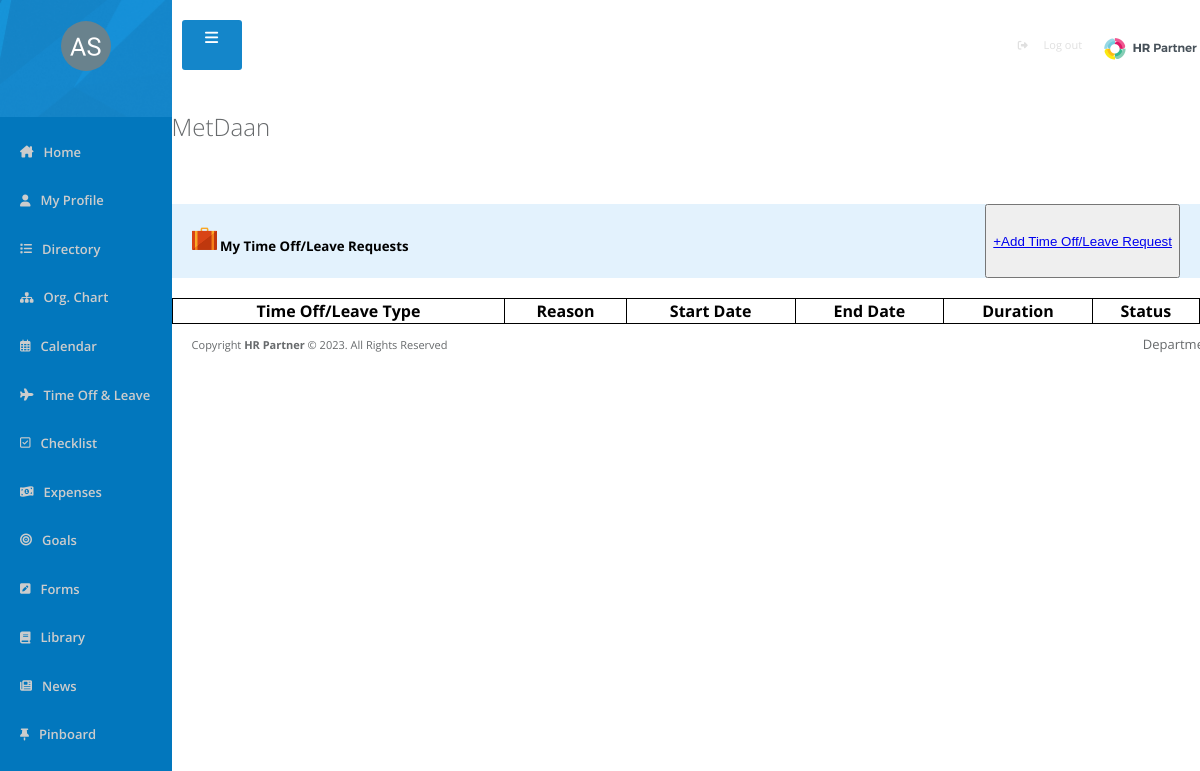
The page /main.php?page=request on the database as committed earlier.
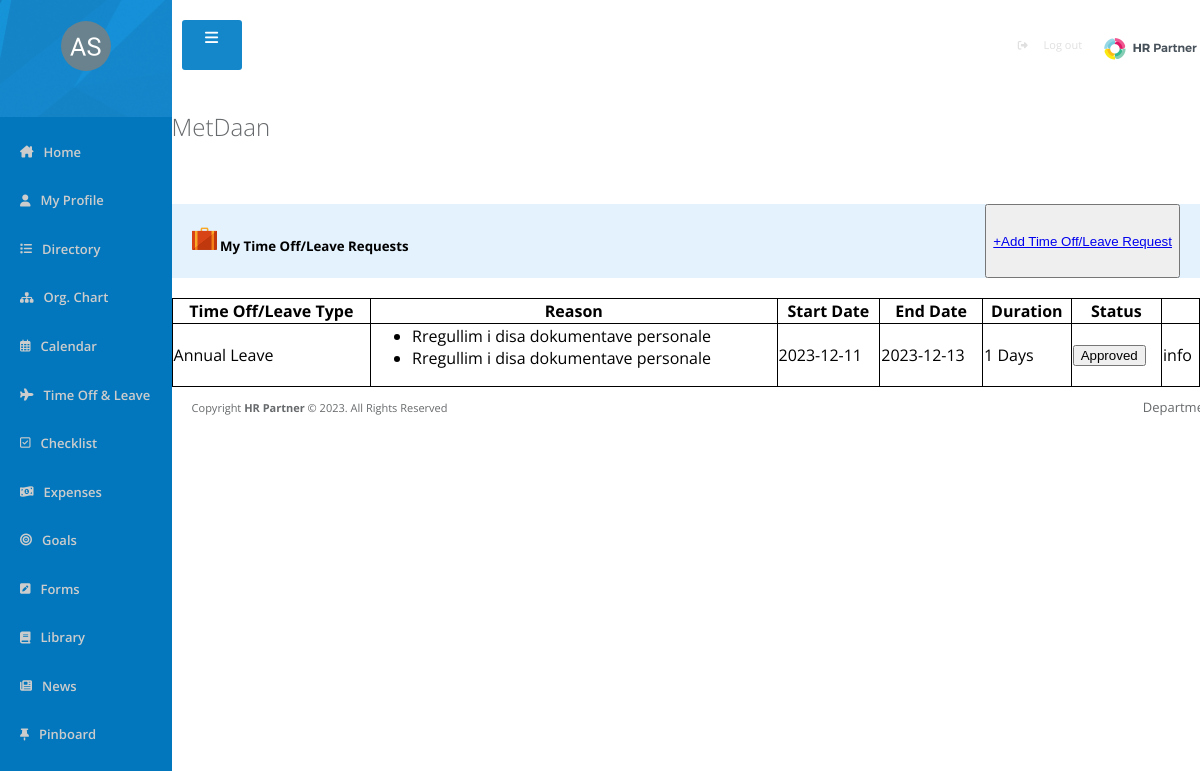
The same page on the database as committed later.
### tables this page shows
CREATE TABLE `timeoffrequest` (
  `request_id` int(11) NOT NULL,
  `User_ID` int(11) NOT NULL,
  `Head_ID` int(11) NOT NULL,
  `leave_type` varchar(50) NOT NULL,
  `from` date NOT NULL,
  `to` date NOT NULL,
  `duration` double NOT NULL,
  `short_description` varchar(200) NOT NULL,
  `reason` varchar(500) NOT NULL,
  `status` varchar(100) NOT NULL
);

### pages/request.php (the view, shortened to what this page needs)
<?php
    require_once './config.php';
    $sql='SELECT * From timeoffrequest';
    $prep=$con->prepare($sql);
    $prep->execute();
    $requestDatas= $prep->fetchAll();
?>
<!DOCTYPE html>
<html lang="en">
<head>
    <link rel="stylesheet" href="./css/request.css">
</head>
<div class="requestHead">
    <h2>MetDaan</h2>
</div>
<div class="requestBody">
    <div class="requestTableHead">
        <h5>
            <img src="./images/absence.png" alt="" width="25px" height="25px">
            My Time Off/Leave Requests
        </h5>
        <button><a href="?page=newrequest">+Add Time Off/Leave Request</a></button>
    </div>
    <div class="requestTableBody">
        <table>
            <thead>
                <tr>
                <th>Time Off/Leave Type</th>
                <th>Reason</th>
                <th>Start Date</th>
                <th>End Date</th>
                <th>Duration</th>
                <th>Status</th>
                </tr>
            </thead>
            <tbody>
                <?php foreach($requestDatas as $requestData): ?>
                <tr>
                    <td> <?=$requestData['leave_type']?></td>
                    <td>
                        <ul>
                            <li> <?=$requestData['short_description']?></li>
                            <li><?=$requestData['reason']?></li>
                        </ul>
                    </td>
                    <td><?=$requestData['from']?></td>
                    <td><?=$requestData['to']?></td>
                    <td><?=$requestData['duration']?> Days</td>
                    <td><button><?=$requestData['status']?></button></td>
                    <td>info</td>
                </tr>
             <?php endforeach; ?>
            </tbody>
        </table>
    </div>
</div>
</html>

### main.php (shortened to what this page needs)
<?php
require_once 'config.php';
?>
<head>
    <?php include_once 'template/header.php' ?>
</head>
<body>
    <div id="sidebar">
        <div id="profile">
            <img src="images/albin-smajli.png" alt="">
        </div>
        <ul id="sidebarElements">
            <li>
                <i class="fa-solid fa-house-chimney"></i>
                <a href="?page=home">Home</a>
            </li>
            <li>
                <i class="fa-solid fa-user"></i>
                <a href="?page=myProfile">My Profile</a>
            </li>
            <li>
                <i class="fa-solid fa-list"></i>
                <a href="?page=directory">Directory</a>
            </li>
            <li>
                <i class="fa-solid fa-sitemap"></i>
                <a href="?page=orgChart">Org. Chart</a>
            </li>
            <li>
                <i class="fa-regular fa-calendar-days"></i>
                <a href="?page=calendar">Calendar</a>
            </li>
            <li class="dropdown">
                <i class="fa fa-plane"></i>
                <a onclick="myFunction()" class="dropbtn">Time Off & Leave</a>
            </li>
            <li>
                <i class="fa fa-check-square-o"></i>
                <a href="?page=checklist">Checklist</a>
            </li>
            <li>
                <i class="fa-solid fa-money-bill-1-wave"></i>
                <a href="?page=expenses">Expenses</a>
            </li>
            <li>
                <i class="fa-solid fa-bullseye"></i>
                <a href="?page=goals">Goals</a>
            </li>
            <li>
                <i class="fa-solid fa-square-pen"></i>
                <a href="?page=forms">Forms</a>
            </li>
            <li>
                <i class="fa-solid fa-book"></i>
                <a href="?page=library">Library</a>
            </li>
            <li>
                <i class="fa-solid fa-newspaper"></i>
                <a href="?page=news">News</a>
            </li>
            <li>
                <i class="fa-solid fa-thumbtack"></i>
                <a href="?page=pinboard">Pinboard</a>
            </li>
        </ul>
    </div>
    <div id="content">
        <?php include './template/navbar.php' ?>
        <?php
        if (!isset($_GET['page']) || $_GET['page'] == '') {
            $page = 'home';
        } else {
            $page = $_GET['page'];
        }
        switch ($page) {
            case 'request':
                include 'pages/request.php';
                break;
        }
        ?>
        <?php include_once 'template/footer.php' ?>
    </div>
</body>
</html>

### template/header.php (shortened to what this page needs)
<link rel="stylesheet" href="css/index.css">

### template/navbar.php (shortened to what this page needs)
<div id="navbar">
<i id="threedots" class="fa-solid fa-bars"></i>
<div id="logout">
    <div id="logout1">
        <i class="fa-solid fa-right-from-bracket"></i><br>
        <small><a href="logout.php">Log out</a></small>
    </div>
<img src="./images/hrpartner-header.png" alt="" height= "40px" width="120px">
</div>
</div>

### template/footer.php (shortened to what this page needs)
<div class="footer">
    <div class="footer1">
        <p>Copyright <strong>HR Partner </strong>© 2023. All Rights Reserved</p>
    </div>
    <div class="footer2">
        <p>Department:  <strong><?php echo $_SESSION['departament'] ; ?></strong></p>
    </div>
</div>

### css/index.css (style rules this page uses)
body { display: flex; flex-direction: row; margin: 0; padding: 0; line-height: 1.42857143; font-family: "open sans","Helvetica Neue",Helvetica,Arial,sans-serif; height: max-content; }
#sidebar { padding: 0; display: flex; flex-direction: column; background-color: #0277bd; width: 14.3%; height: revert; }
#profile { width: 100%; height: 130px; display: flex; flex-direction: column; justify-content: center; align-items:center; background-image: url('../images/sidebarheader.png'); }
#profile img { width: 50px; height: 50px; border-radius: 50%; }
#sidebar ul { padding: 10px; width: 80%; list-style: none; filter: brightness(80%); }
#sidebar li { padding: 0; display: flex; flex-direction: row; justify-content: center; align-items: center; margin-bottom: 30px; width: 100%; margin-left: 10px; font-size: 15px; }
#sidebar a { width: 100%; text-decoration: none; color: white; font-size: 13px; font-weight: 400; font-family: 'Open Sans', sans-serif; font-weight: 600; margin-left: 10px; }
#sidebar i { color: white; font-size: 12px; }
#content { display: flex; flex-direction: column; padding: 0px; width: 85.7%; height: max-content; }

### css/request.css (style rules this page uses)
.requestBody { display: flex; flex-direction: column; }
.requestHead { width: 100%; margin-bottom: 20px; text-align: start; }
.requestHead h2 { font-family: "open sans","Helvetica Neue",Helvetica,Arial,sans-serif; font-weight: 100; color: #676A6C; font-size: 24px; }
.requestTableHead { background-color: #E3F2FD; display: flex; flex-direction: row; justify-content: space-between; width: auto; margin-top: 20px; margin-bottom: 20px; text-align: start; padding-left: 20px; padding-right: 20px; }
table, td, th { border: 1px solid; }
table { width: 100%; border-collapse: collapse; }

### template/navbar.php (style rules this page uses)
#navbar { padding:10px; display:flex; flex-direction:row; justify-content: space-between; align-items:center; height: 70px; background-color: white; width:100%; }
#threedots { text-align: center; background-color:#1486ca; height:30px; width:40px; font-size:15px; color:white; padding:10px; border-radius:3px; }
#logout { display:flex; flex-direction:row; width:200px; }
#logout #logout1 { padding:0px; width: 50%; display: flex; flex-direction: row; justify-content: space-evenly; align-items:center; color:#e0e0e0; }
#logout1 small { font-size:11px; font-family: "open sans","Helvetica Neue",Helvetica,Arial,sans-serif; font-weight: 400; }
#logout1 i { font-size:10px; }
#logout1 a { color:#e0e0e0 ; text-decoration: none; font-size:11px; font-family: "open sans","Helvetica Neue",Helvetica,Arial,sans-serif; font-weight: 400; }

### template/footer.php (style rules this page uses)
.footer { height: 40px; width: 100%; padding-left: 20px; padding-right: 10px; background-color: #FFFFFF; display: flex; flex-direction: row; justify-content: space-between; align-items: center; }
.footer1 p { padding: 0; margin: 0; font-size: 11px; color: #676A6C; }
.footer2 p { padding: 0; margin: 0; font-size: 13px; color: #676A6C; }

Rows that differ between the two databases and show on the page:
added timeoffrequest: leave_type "Annual Leave", short_description "Rregullim i disa dokumentave personale", reason "Rregullim i disa dokumentave personale", from "2023-12-11", to "2023-12-13", duration "1", status "Approved"
